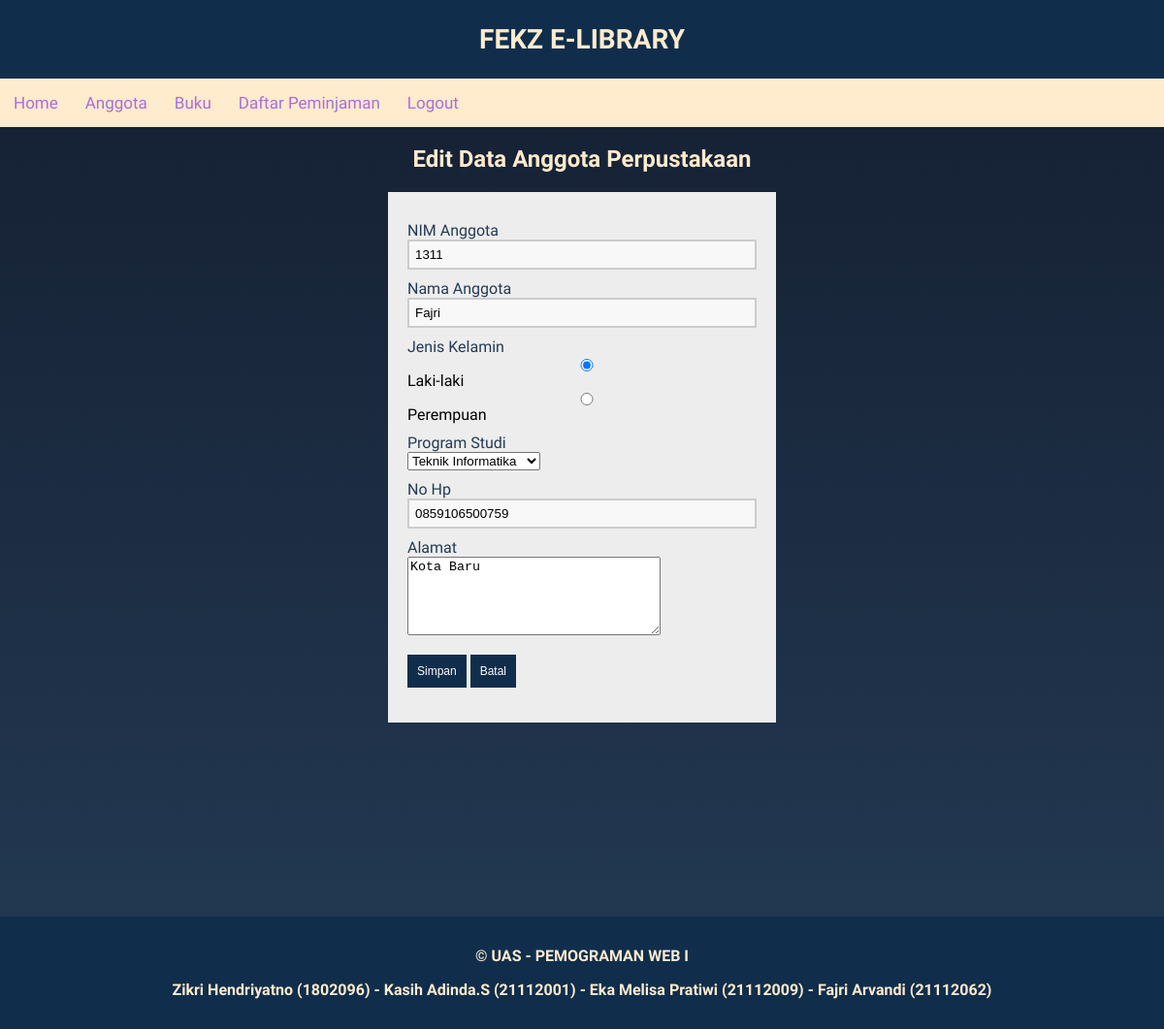
Before: /update_anggota.php?nim=1311 with the older database file.
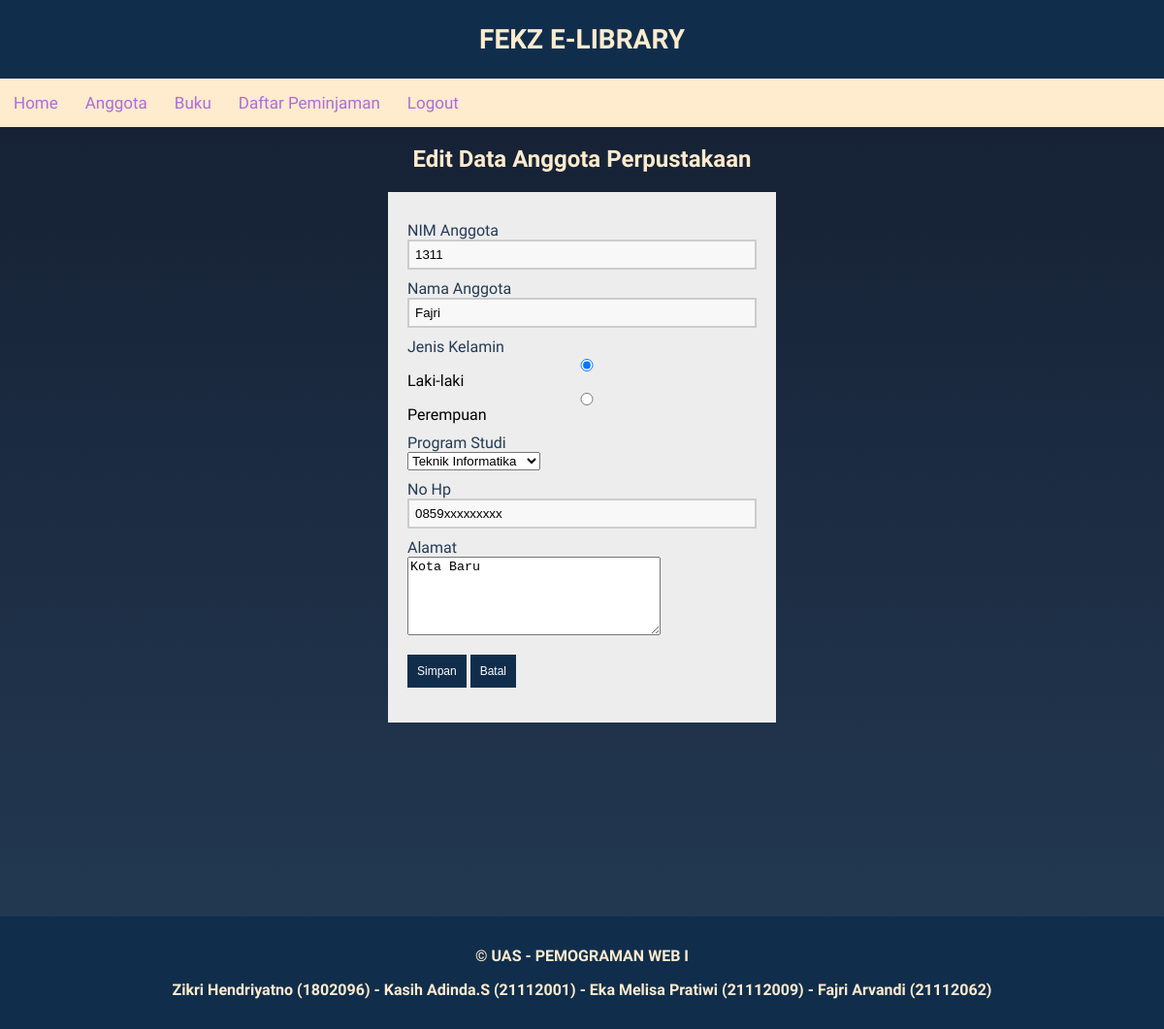
After: the same page with the newer database file.
### tables this page shows
CREATE TABLE `anggota` (
  `nim` varchar(11) NOT NULL,
  `nama_anggota` varchar(30) NOT NULL,
  `jk_anggota` char(1) NOT NULL,
  `kode_prodi` char(10) NOT NULL,
  `no_hp_anggota` char(13) NOT NULL,
  `alamat_anggota` varchar(50) NOT NULL
);

### Update_anggota.php (the view, shortened to what this page needs)
<?php
require_once('koneksi.php');
if (isset($_GET['nim'])) {
    $nim = $_GET['nim'];
    $query = "SELECT * FROM anggota WHERE nim='$nim'";
    $result_berita = mysqli_query($koneksi, $query);
    $row = mysqli_fetch_assoc($result_berita);
} else {
    echo "<script>alert('Parameter belum dikirim');window.location='Home.php?page=anggota';</script>";
}
require_once('Header.php');
require_once('Navigation.php');
?>
<!DOCTYPE html>
<html>
<body>
    <center><h2> Edit Data Anggota Perpustakaan</h2></center>
    <section class="base">
        <form action="" method="POST">
            <div>
                <label>NIM Anggota</label>
                <input type="text" name="nim" value=<?= $row['nim'] ?>><br>
            </div>
            <div>
                <label>Nama Anggota</label>
                <input type="text" name="nama_anggota" value=<?= $row['nama_anggota'] ?>><br>
            </div>
            <div>
                <label>Jenis Kelamin</label><br>
                <input type="radio" name="jk_anggota" value="L" <?= $row['jk_anggota'] == 'L' ? 'checked' : "" ?>>Laki-laki
                <input type="radio" name="jk_anggota" value="P" <?= $row['jk_anggota'] == 'P' ? 'checked' : "" ?>>Perempuan <br>
            </div>
            <div>
                <label>Program Studi</label><br>
                <select name="kode_prodi">
                    <option <?= $row['kode_prodi'] == 'TI' ? 'selected' : '' ?> value="TI">Teknik Informatika</option>
                </select><br>
            </div>
            <div>
                <label>No Hp</label>
                <input type="text" name="no_hp_anggota" value=<?= $row['no_hp_anggota'] ?>><br>
            </div>
            <div>
                <label>Alamat</label>
                <textarea name="alamat_anggota" cols="30" rows="5"><?= $row['alamat_anggota'] ?></textarea>
            </div>
            <button name="input">Simpan</button>
            <button name="batal">Batal</button>
        </form>
    </section>
</body>
</html>
<?php
require_once('Footer.php');
?>

Changed rows visible on the page:
changed anggota "Fajri": no_hp_anggota "0859106500759" → "0859xxxxxxxxx"
